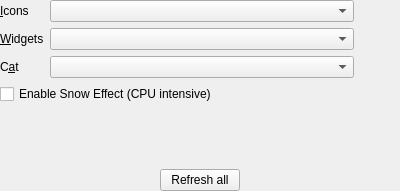
<?xml version="1.0" encoding="UTF-8"?>
<ui version="4.0">
  <class>ThemeCustomizationWidget</class>
  <widget class="QWidget" name="ThemeCustomizationWidget">
    <property name="geometry">
      <rect>
        <x>0</x>
        <y>0</y>
        <width>400</width>
        <height>191</height>
      </rect>
    </property>
    <property name="windowTitle">
      <string notr="true">Form</string>
    </property>
    <layout class="QVBoxLayout" name="verticalLayout">
      <property name="sizeConstraint">
        <enum>QLayout::SetMinimumSize</enum>
      </property>
      <property name="leftMargin">
        <number>0</number>
      </property>
      <property name="topMargin">
        <number>0</number>
      </property>
      <property name="rightMargin">
        <number>0</number>
      </property>
      <property name="bottomMargin">
        <number>0</number>
      </property>
      <item>
        <layout class="QFormLayout" name="formLayout">
          <item row="0" column="0">
            <widget class="QLabel" name="iconsLabel">
              <property name="text">
                <string>&amp;Icons</string>
              </property>
              <property name="buddy">
                <cstring>iconsComboBox</cstring>
              </property>
            </widget>
          </item>
          <item row="0" column="1">
            <layout class="QHBoxLayout" name="iconsLayout">
              <item>
                <widget class="QComboBox" name="iconsComboBox">
                  <property name="sizePolicy">
                    <sizepolicy hsizetype="Expanding" vsizetype="Fixed">
                      <horstretch>0</horstretch>
                      <verstretch>0</verstretch>
                    </sizepolicy>
                  </property>
                  <property name="focusPolicy">
                    <enum>Qt::StrongFocus</enum>
                  </property>
                </widget>
              </item>
              <item>
                <widget class="QPushButton" name="iconsFolder">
                  <property name="toolTip">
                    <string>View icon themes folder.</string>
                  </property>
                  <property name="text">
                    <string />
                  </property>
                  <property name="icon">
                    <iconset theme="viewfolder" />
                  </property>
                  <property name="flat">
                    <bool>true</bool>
                  </property>
                </widget>
              </item>
            </layout>
          </item>
          <item row="1" column="0">
            <widget class="QLabel" name="widgetStyleLabel">
              <property name="text">
                <string>&amp;Widgets</string>
              </property>
              <property name="buddy">
                <cstring>widgetStyleComboBox</cstring>
              </property>
            </widget>
          </item>
          <item row="1" column="1">
            <layout class="QHBoxLayout" name="widgetStyleLayout">
              <item>
                <widget class="QComboBox" name="widgetStyleComboBox">
                  <property name="sizePolicy">
                    <sizepolicy hsizetype="Expanding" vsizetype="Fixed">
                      <horstretch>0</horstretch>
                      <verstretch>0</verstretch>
                    </sizepolicy>
                  </property>
                  <property name="focusPolicy">
                    <enum>Qt::StrongFocus</enum>
                  </property>
                </widget>
              </item>
              <item>
                <widget class="QPushButton" name="widgetStyleFolder">
                  <property name="toolTip">
                    <string>View widget themes folder.</string>
                  </property>
                  <property name="text">
                    <string />
                  </property>
                  <property name="icon">
                    <iconset theme="viewfolder" />
                  </property>
                  <property name="flat">
                    <bool>true</bool>
                  </property>
                </widget>
              </item>
            </layout>
          </item>
          <item row="2" column="0">
            <widget class="QLabel" name="backgroundCatLabel">
              <property name="toolTip">
                <string>The cat appears in the background and is not shown by default. It is only
                  made visible when pressing the Cat button in the Toolbar.</string>
              </property>
              <property name="text">
                <string>C&amp;at</string>
              </property>
              <property name="buddy">
                <cstring>backgroundCatComboBox</cstring>
              </property>
            </widget>
          </item>
          <item row="2" column="1">
            <layout class="QHBoxLayout" name="catLayout">
              <item>
                <widget class="QComboBox" name="backgroundCatComboBox">
                  <property name="sizePolicy">
                    <sizepolicy hsizetype="Expanding" vsizetype="Fixed">
                      <horstretch>0</horstretch>
                      <verstretch>0</verstretch>
                    </sizepolicy>
                  </property>
                  <property name="focusPolicy">
                    <enum>Qt::StrongFocus</enum>
                  </property>
                  <property name="toolTip">
                    <string>The cat appears in the background and is not shown by default. It is
                      only made visible when pressing the Cat button in the Toolbar.</string>
                  </property>
                </widget>
              </item>
              <item>
                <widget class="QPushButton" name="catPackFolder">
                  <property name="toolTip">
                    <string>View cat packs folder.</string>
                  </property>
                  <property name="text">
                    <string />
                  </property>
                  <property name="icon">
                    <iconset theme="viewfolder" />
                  </property>
                  <property name="flat">
                    <bool>true</bool>
                  </property>
                </widget>
              </item>
            </layout>
          </item>
          <item row="3" column="0" colspan="2">
            <widget class="QCheckBox" name="snowCheckBox">
              <property name="text">
                <string>Enable Snow Effect (CPU intensive)</string>
              </property>
            </widget>
          </item>
        </layout>
      </item>
      <item>
        <layout class="QHBoxLayout" name="refreshLayout">
          <item>
            <spacer name="horizontalSpacer">
              <property name="orientation">
                <enum>Qt::Horizontal</enum>
              </property>
              <property name="sizeHint" stdset="0">
                <size>
                  <width>40</width>
                  <height>20</height>
                </size>
              </property>
            </spacer>
          </item>
          <item>
            <widget class="QPushButton" name="refreshButton">
              <property name="text">
                <string>Refresh all</string>
              </property>
            </widget>
          </item>
          <item>
            <spacer name="horizontalSpacer_2">
              <property name="orientation">
                <enum>Qt::Horizontal</enum>
              </property>
              <property name="sizeHint" stdset="0">
                <size>
                  <width>40</width>
                  <height>20</height>
                </size>
              </property>
            </spacer>
          </item>
        </layout>
      </item>
    </layout>
  </widget>
  <resources />
  <connections />
</ui>
